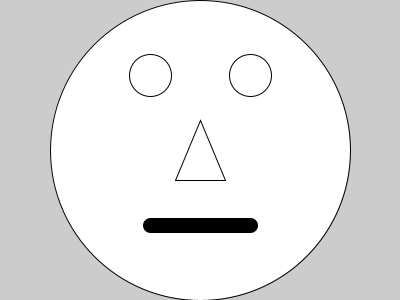
Frame 1 (no input)
Frame 60 (the mouse pressed at the canvas centre just before this capture): identical to frame 1, image omitted
Frame 120 (the mouse held since frame 60 and released just before this capture): identical to frame 1, image omitted

The Processing sketch that drew this single still picture (run headless with seeded random() and noise(); from frame 60 on, the mouse is pressed at the canvas centre):

// Processing sketch: GeometryRatios
// ── GeometryRatios.pde
//Global Variables
int reset;
int faceX, faceY, faceDiameter;
int leftEyeX, leftEyeY, leftEyeDiameter;
int rightEyeX, rightEyeY, rightEyeDiameter;
int noseX1, noseY1, noseX2, noseY2, noseX3, noseY3;
float mouthX1, mouthY1, mouthX2, mouthY2, mouthThick;

void setup() {
  size (400, 300);
  //fullScreen();
  println("Screen Width is", displayWidth, "Screen Height is", displayHeight);
  //rect();
  faceX = width/2;
  faceY = height/2;
  faceDiameter = height;
  leftEyeX = width*3/8;
  leftEyeY = height*1/4;
  leftEyeDiameter = height/7;
  rightEyeX = width*5/8;
  rightEyeY = leftEyeY;
  rightEyeDiameter = leftEyeDiameter;
  noseX1 = width/2;
  noseY1 = height*2/5;
  noseX2 = width*7/16;
  noseY2 = height*6/10;
  noseX3 = width*9/16;
  noseY3 = noseY2;
  mouthX1 = leftEyeX;
  mouthY1 = height*3/4;
  mouthX2 = rightEyeX;
  mouthY2 = mouthY1;
  mouthThick = 15;
  reset = 1;
  //
  ellipse(faceX, faceY, faceDiameter, faceDiameter);
  ellipse(leftEyeX, leftEyeY, leftEyeDiameter, leftEyeDiameter);
  ellipse(rightEyeX, rightEyeY, rightEyeDiameter, rightEyeDiameter);
  triangle(noseX1, noseY1, noseX2, noseY2, noseX3, noseY3);
  strokeWeight(mouthThick);
  line(mouthX1, mouthY1, mouthX2, mouthY2);
  strokeWeight(reset);
  
}//End setup

void draw() {}//End draw

void keyPressed() {
}//End keypressed

void mousePressed() {
}//End mousePressed
